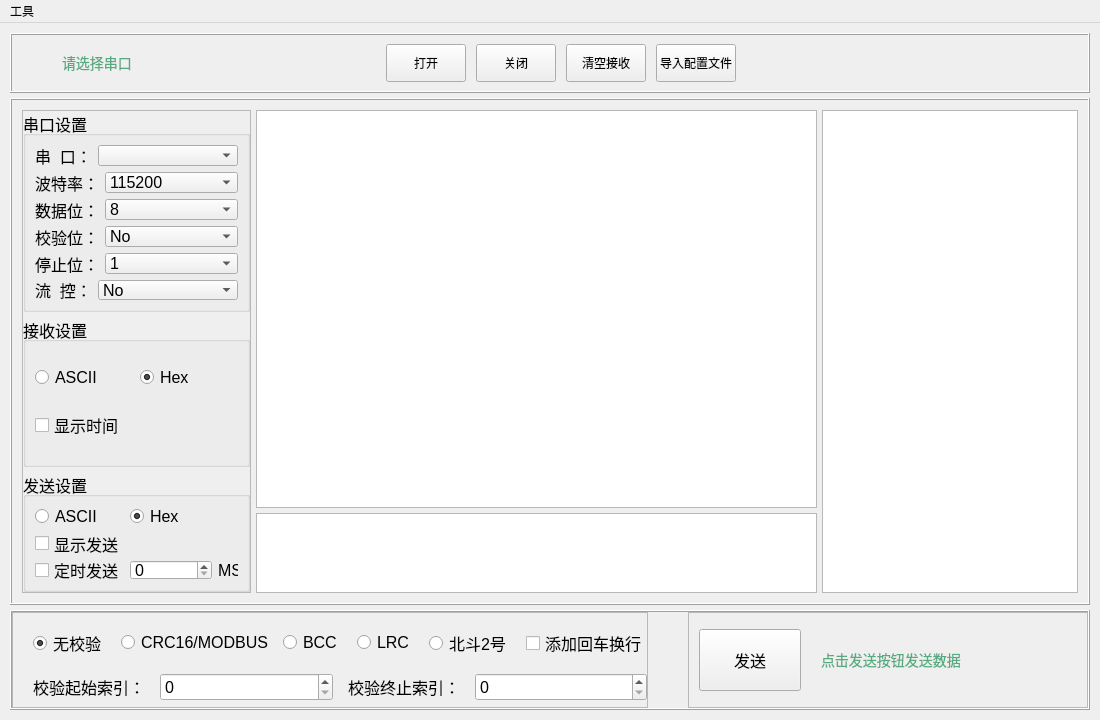
<?xml version="1.0" encoding="UTF-8"?>
<ui version="4.0">
 <class>MainWindow</class>
 <widget class="QMainWindow" name="MainWindow">
  <property name="geometry">
   <rect>
    <x>0</x>
    <y>0</y>
    <width>1100</width>
    <height>720</height>
   </rect>
  </property>
  <property name="sizePolicy">
   <sizepolicy hsizetype="Expanding" vsizetype="Expanding">
    <horstretch>0</horstretch>
    <verstretch>0</verstretch>
   </sizepolicy>
  </property>
  <property name="minimumSize">
   <size>
    <width>1100</width>
    <height>720</height>
   </size>
  </property>
  <property name="windowTitle">
   <string>串口通信工具</string>
  </property>
  <property name="windowIcon">
   <iconset resource="images.qrc">
    <normaloff>:/images/logo.ico</normaloff>:/images/logo.ico</iconset>
  </property>
  <property name="autoFillBackground">
   <bool>false</bool>
  </property>
  <widget class="QWidget" name="centralwidget">
   <property name="autoFillBackground">
    <bool>false</bool>
   </property>
   <layout class="QGridLayout" name="gridLayout_2">
    <property name="leftMargin">
     <number>10</number>
    </property>
    <property name="topMargin">
     <number>10</number>
    </property>
    <property name="rightMargin">
     <number>10</number>
    </property>
    <property name="bottomMargin">
     <number>10</number>
    </property>
    <property name="spacing">
     <number>0</number>
    </property>
    <item row="3" column="0">
     <widget class="QStackedWidget" name="stackedWidget">
      <property name="currentIndex">
       <number>0</number>
      </property>
      <widget class="QWidget" name="serialPortPage">
       <layout class="QGridLayout" name="gridLayout_11">
        <property name="leftMargin">
         <number>0</number>
        </property>
        <property name="topMargin">
         <number>0</number>
        </property>
        <property name="rightMargin">
         <number>0</number>
        </property>
        <property name="bottomMargin">
         <number>0</number>
        </property>
        <property name="horizontalSpacing">
         <number>0</number>
        </property>
        <property name="verticalSpacing">
         <number>5</number>
        </property>
        <item row="0" column="0">
         <widget class="QFrame" name="frame">
          <property name="sizePolicy">
           <sizepolicy hsizetype="Preferred" vsizetype="Fixed">
            <horstretch>0</horstretch>
            <verstretch>0</verstretch>
           </sizepolicy>
          </property>
          <property name="minimumSize">
           <size>
            <width>0</width>
            <height>60</height>
           </size>
          </property>
          <property name="styleSheet">
           <string notr="true">QPushButton{
	min-width:60px;
	min-height:30px;

}</string>
          </property>
          <property name="frameShape">
           <enum>QFrame::Box</enum>
          </property>
          <property name="frameShadow">
           <enum>QFrame::Raised</enum>
          </property>
          <layout class="QGridLayout" name="gridLayout_5">
           <property name="leftMargin">
            <number>0</number>
           </property>
           <property name="topMargin">
            <number>0</number>
           </property>
           <property name="rightMargin">
            <number>0</number>
           </property>
           <property name="bottomMargin">
            <number>0</number>
           </property>
           <property name="horizontalSpacing">
            <number>10</number>
           </property>
           <property name="verticalSpacing">
            <number>0</number>
           </property>
           <item row="0" column="3">
            <widget class="QPushButton" name="openBtn">
             <property name="enabled">
              <bool>true</bool>
             </property>
             <property name="cursor">
              <cursorShape>PointingHandCursor</cursorShape>
             </property>
             <property name="text">
              <string>打开</string>
             </property>
            </widget>
           </item>
           <item row="0" column="0">
            <spacer name="horizontalSpacer">
             <property name="orientation">
              <enum>Qt::Horizontal</enum>
             </property>
             <property name="sizeType">
              <enum>QSizePolicy::Fixed</enum>
             </property>
             <property name="sizeHint" stdset="0">
              <size>
               <width>50</width>
               <height>20</height>
              </size>
             </property>
            </spacer>
           </item>
           <item row="0" column="1">
            <widget class="QLabel" name="portStatusLabel">
             <property name="minimumSize">
              <size>
               <width>150</width>
               <height>0</height>
              </size>
             </property>
             <property name="styleSheet">
              <string notr="true">font-size:14px;
color: rgb(85, 170, 127);</string>
             </property>
             <property name="text">
              <string>请选择串口</string>
             </property>
            </widget>
           </item>
           <item row="0" column="4">
            <widget class="QPushButton" name="closeBtn">
             <property name="cursor">
              <cursorShape>PointingHandCursor</cursorShape>
             </property>
             <property name="text">
              <string>关闭</string>
             </property>
            </widget>
           </item>
           <item row="0" column="6">
            <widget class="QPushButton" name="importConfigBtn">
             <property name="cursor">
              <cursorShape>PointingHandCursor</cursorShape>
             </property>
             <property name="text">
              <string>导入配置文件</string>
             </property>
            </widget>
           </item>
           <item row="0" column="7">
            <spacer name="horizontalSpacer_2">
             <property name="orientation">
              <enum>Qt::Horizontal</enum>
             </property>
             <property name="sizeHint" stdset="0">
              <size>
               <width>352</width>
               <height>20</height>
              </size>
             </property>
            </spacer>
           </item>
           <item row="0" column="5">
            <widget class="QPushButton" name="clearReceiveBtn">
             <property name="cursor">
              <cursorShape>PointingHandCursor</cursorShape>
             </property>
             <property name="text">
              <string>清空接收</string>
             </property>
            </widget>
           </item>
           <item row="0" column="2">
            <spacer name="horizontalSpacer_3">
             <property name="orientation">
              <enum>Qt::Horizontal</enum>
             </property>
             <property name="sizeHint" stdset="0">
              <size>
               <width>40</width>
               <height>20</height>
              </size>
             </property>
            </spacer>
           </item>
          </layout>
         </widget>
        </item>
        <item row="1" column="0">
         <widget class="QFrame" name="frame_5">
          <property name="sizePolicy">
           <sizepolicy hsizetype="Expanding" vsizetype="Expanding">
            <horstretch>0</horstretch>
            <verstretch>0</verstretch>
           </sizepolicy>
          </property>
          <property name="frameShape">
           <enum>QFrame::Box</enum>
          </property>
          <property name="frameShadow">
           <enum>QFrame::Raised</enum>
          </property>
          <layout class="QGridLayout" name="gridLayout">
           <property name="leftMargin">
            <number>10</number>
           </property>
           <property name="topMargin">
            <number>10</number>
           </property>
           <property name="rightMargin">
            <number>10</number>
           </property>
           <property name="bottomMargin">
            <number>10</number>
           </property>
           <property name="spacing">
            <number>5</number>
           </property>
           <item row="0" column="0" rowspan="2">
            <widget class="QFrame" name="frame_2">
             <property name="sizePolicy">
              <sizepolicy hsizetype="Fixed" vsizetype="Preferred">
               <horstretch>0</horstretch>
               <verstretch>0</verstretch>
              </sizepolicy>
             </property>
             <property name="minimumSize">
              <size>
               <width>200</width>
               <height>0</height>
              </size>
             </property>
             <property name="frameShape">
              <enum>QFrame::StyledPanel</enum>
             </property>
             <property name="frameShadow">
              <enum>QFrame::Raised</enum>
             </property>
             <layout class="QGridLayout" name="gridLayout_3">
              <property name="leftMargin">
               <number>0</number>
              </property>
              <property name="topMargin">
               <number>0</number>
              </property>
              <property name="rightMargin">
               <number>0</number>
              </property>
              <property name="bottomMargin">
               <number>0</number>
              </property>
              <property name="horizontalSpacing">
               <number>0</number>
              </property>
              <property name="verticalSpacing">
               <number>5</number>
              </property>
              <item row="0" column="0">
               <widget class="QGroupBox" name="groupBox_2">
                <property name="sizePolicy">
                 <sizepolicy hsizetype="Expanding" vsizetype="Expanding">
                  <horstretch>0</horstretch>
                  <verstretch>0</verstretch>
                 </sizepolicy>
                </property>
                <property name="font">
                 <font>
                  <pointsize>12</pointsize>
                 </font>
                </property>
                <property name="title">
                 <string>串口设置</string>
                </property>
                <layout class="QGridLayout" name="gridLayout_4">
                 <item row="0" column="0">
                  <layout class="QFormLayout" name="formLayout">
                   <item row="0" column="0">
                    <widget class="QLabel" name="label_8">
                     <property name="text">
                      <string>串  口：</string>
                     </property>
                    </widget>
                   </item>
                   <item row="0" column="1">
                    <widget class="QComboBox" name="portBox"/>
                   </item>
                  </layout>
                 </item>
                 <item row="5" column="0">
                  <layout class="QFormLayout" name="formLayout_6">
                   <item row="0" column="0">
                    <widget class="QLabel" name="label_13">
                     <property name="text">
                      <string>流  控：</string>
                     </property>
                    </widget>
                   </item>
                   <item row="0" column="1">
                    <widget class="QComboBox" name="flowControlBox">
                     <item>
                      <property name="text">
                       <string>No</string>
                      </property>
                     </item>
                     <item>
                      <property name="text">
                       <string>hardware</string>
                      </property>
                     </item>
                     <item>
                      <property name="text">
                       <string>software</string>
                      </property>
                     </item>
                    </widget>
                   </item>
                  </layout>
                 </item>
                 <item row="2" column="0">
                  <layout class="QFormLayout" name="formLayout_3">
                   <item row="0" column="0">
                    <widget class="QLabel" name="label_10">
                     <property name="text">
                      <string>数据位：</string>
                     </property>
                    </widget>
                   </item>
                   <item row="0" column="1">
                    <widget class="QComboBox" name="dataBitBox">
                     <property name="currentIndex">
                      <number>3</number>
                     </property>
                     <item>
                      <property name="text">
                       <string>5</string>
                      </property>
                     </item>
                     <item>
                      <property name="text">
                       <string>6</string>
                      </property>
                     </item>
                     <item>
                      <property name="text">
                       <string>7</string>
                      </property>
                     </item>
                     <item>
                      <property name="text">
                       <string>8</string>
                      </property>
                     </item>
                    </widget>
                   </item>
                  </layout>
                 </item>
                 <item row="1" column="0">
                  <layout class="QFormLayout" name="formLayout_2">
                   <item row="0" column="0">
                    <widget class="QLabel" name="label_9">
                     <property name="text">
                      <string>波特率：</string>
                     </property>
                    </widget>
                   </item>
                   <item row="0" column="1">
                    <widget class="QComboBox" name="baudRateBox">
                     <property name="currentIndex">
                      <number>7</number>
                     </property>
                     <item>
                      <property name="text">
                       <string>1200</string>
                      </property>
                     </item>
                     <item>
                      <property name="text">
                       <string>2400</string>
                      </property>
                     </item>
                     <item>
                      <property name="text">
                       <string>4800</string>
                      </property>
                     </item>
                     <item>
                      <property name="text">
                       <string>9600</string>
                      </property>
                     </item>
                     <item>
                      <property name="text">
                       <string>19200</string>
                      </property>
                     </item>
                     <item>
                      <property name="text">
                       <string>38400</string>
                      </property>
                     </item>
                     <item>
                      <property name="text">
                       <string>57600</string>
                      </property>
                     </item>
                     <item>
                      <property name="text">
                       <string>115200</string>
                      </property>
                     </item>
                    </widget>
                   </item>
                  </layout>
                 </item>
                 <item row="4" column="0">
                  <layout class="QFormLayout" name="formLayout_5">
                   <item row="0" column="0">
                    <widget class="QLabel" name="label_12">
                     <property name="text">
                      <string>停止位：</string>
                     </property>
                    </widget>
                   </item>
                   <item row="0" column="1">
                    <widget class="QComboBox" name="stopBitBox">
                     <item>
                      <property name="text">
                       <string>1</string>
                      </property>
                     </item>
                     <item>
                      <property name="text">
                       <string>1.5</string>
                      </property>
                     </item>
                     <item>
                      <property name="text">
                       <string>2</string>
                      </property>
                     </item>
                    </widget>
                   </item>
                  </layout>
                 </item>
                 <item row="3" column="0">
                  <layout class="QFormLayout" name="formLayout_4">
                   <item row="0" column="0">
                    <widget class="QLabel" name="label_11">
                     <property name="text">
                      <string>校验位：</string>
                     </property>
                    </widget>
                   </item>
                   <item row="0" column="1">
                    <widget class="QComboBox" name="parityBox">
                     <item>
                      <property name="text">
                       <string>No</string>
                      </property>
                     </item>
                     <item>
                      <property name="text">
                       <string>Even</string>
                      </property>
                     </item>
                     <item>
                      <property name="text">
                       <string>Odd</string>
                      </property>
                     </item>
                     <item>
                      <property name="text">
                       <string>Space</string>
                      </property>
                     </item>
                     <item>
                      <property name="text">
                       <string>Mark</string>
                      </property>
                     </item>
                    </widget>
                   </item>
                  </layout>
                 </item>
                 <item row="6" column="0">
                  <spacer name="verticalSpacer">
                   <property name="orientation">
                    <enum>Qt::Vertical</enum>
                   </property>
                   <property name="sizeHint" stdset="0">
                    <size>
                     <width>20</width>
                     <height>40</height>
                    </size>
                   </property>
                  </spacer>
                 </item>
                </layout>
               </widget>
              </item>
              <item row="1" column="0">
               <widget class="QGroupBox" name="groupBox_3">
                <property name="sizePolicy">
                 <sizepolicy hsizetype="Expanding" vsizetype="Fixed">
                  <horstretch>0</horstretch>
                  <verstretch>0</verstretch>
                 </sizepolicy>
                </property>
                <property name="minimumSize">
                 <size>
                  <width>0</width>
                  <height>150</height>
                 </size>
                </property>
                <property name="font">
                 <font>
                  <pointsize>12</pointsize>
                 </font>
                </property>
                <property name="title">
                 <string>接收设置</string>
                </property>
                <layout class="QGridLayout" name="gridLayout_6">
                 <item row="0" column="0">
                  <widget class="QRadioButton" name="rASCIIRadioBtn">
                   <property name="cursor">
                    <cursorShape>PointingHandCursor</cursorShape>
                   </property>
                   <property name="text">
                    <string>ASCII</string>
                   </property>
                  </widget>
                 </item>
                 <item row="1" column="0">
                  <widget class="QCheckBox" name="showTimeBox">
                   <property name="cursor">
                    <cursorShape>PointingHandCursor</cursorShape>
                   </property>
                   <property name="text">
                    <string>显示时间</string>
                   </property>
                  </widget>
                 </item>
                 <item row="0" column="1">
                  <widget class="QRadioButton" name="rHexRadioBtn">
                   <property name="cursor">
                    <cursorShape>PointingHandCursor</cursorShape>
                   </property>
                   <property name="text">
                    <string>Hex</string>
                   </property>
                   <property name="checked">
                    <bool>true</bool>
                   </property>
                  </widget>
                 </item>
                </layout>
               </widget>
              </item>
              <item row="2" column="0">
               <widget class="QGroupBox" name="groupBox">
                <property name="sizePolicy">
                 <sizepolicy hsizetype="Expanding" vsizetype="Fixed">
                  <horstretch>0</horstretch>
                  <verstretch>0</verstretch>
                 </sizepolicy>
                </property>
                <property name="minimumSize">
                 <size>
                  <width>0</width>
                  <height>120</height>
                 </size>
                </property>
                <property name="font">
                 <font>
                  <pointsize>12</pointsize>
                 </font>
                </property>
                <property name="title">
                 <string>发送设置</string>
                </property>
                <layout class="QGridLayout" name="gridLayout_7">
                 <item row="2" column="0">
                  <widget class="QCheckBox" name="timerSendBox">
                   <property name="cursor">
                    <cursorShape>PointingHandCursor</cursorShape>
                   </property>
                   <property name="text">
                    <string>定时发送</string>
                   </property>
                  </widget>
                 </item>
                 <item row="2" column="1">
                  <widget class="QSpinBox" name="timerSendSpinBox">
                   <property name="cursor">
                    <cursorShape>IBeamCursor</cursorShape>
                   </property>
                   <property name="maximum">
                    <number>999999999</number>
                   </property>
                  </widget>
                 </item>
                 <item row="2" column="2">
                  <widget class="QLabel" name="label_14">
                   <property name="sizePolicy">
                    <sizepolicy hsizetype="Fixed" vsizetype="Preferred">
                     <horstretch>0</horstretch>
                     <verstretch>0</verstretch>
                    </sizepolicy>
                   </property>
                   <property name="maximumSize">
                    <size>
                     <width>20</width>
                     <height>16777215</height>
                    </size>
                   </property>
                   <property name="text">
                    <string>MS</string>
                   </property>
                  </widget>
                 </item>
                 <item row="0" column="0">
                  <widget class="QRadioButton" name="sASCIIRadioBtn">
                   <property name="cursor">
                    <cursorShape>PointingHandCursor</cursorShape>
                   </property>
                   <property name="text">
                    <string>ASCII</string>
                   </property>
                  </widget>
                 </item>
                 <item row="0" column="1">
                  <widget class="QRadioButton" name="sHexRadioBtn">
                   <property name="cursor">
                    <cursorShape>PointingHandCursor</cursorShape>
                   </property>
                   <property name="text">
                    <string>Hex</string>
                   </property>
                   <property name="checked">
                    <bool>true</bool>
                   </property>
                  </widget>
                 </item>
                 <item row="1" column="0">
                  <widget class="QCheckBox" name="showSendDataBox">
                   <property name="text">
                    <string>显示发送</string>
                   </property>
                  </widget>
                 </item>
                </layout>
               </widget>
              </item>
             </layout>
            </widget>
           </item>
           <item row="0" column="2" rowspan="2">
            <widget class="QTreeView" name="frameTreeView">
             <property name="sizePolicy">
              <sizepolicy hsizetype="Fixed" vsizetype="Expanding">
               <horstretch>0</horstretch>
               <verstretch>0</verstretch>
              </sizepolicy>
             </property>
             <property name="maximumSize">
              <size>
               <width>300</width>
               <height>16777215</height>
              </size>
             </property>
             <property name="editTriggers">
              <set>QAbstractItemView::NoEditTriggers</set>
             </property>
            </widget>
           </item>
           <item row="0" column="1">
            <widget class="QPlainTextEdit" name="receiveTextEdit">
             <property name="font">
              <font>
               <pointsize>12</pointsize>
              </font>
             </property>
            </widget>
           </item>
           <item row="1" column="1">
            <widget class="QPlainTextEdit" name="sendTextEdit">
             <property name="sizePolicy">
              <sizepolicy hsizetype="Expanding" vsizetype="Fixed">
               <horstretch>0</horstretch>
               <verstretch>0</verstretch>
              </sizepolicy>
             </property>
             <property name="maximumSize">
              <size>
               <width>16777215</width>
               <height>80</height>
              </size>
             </property>
             <property name="font">
              <font>
               <pointsize>12</pointsize>
              </font>
             </property>
            </widget>
           </item>
          </layout>
         </widget>
        </item>
        <item row="2" column="0">
         <widget class="QFrame" name="frame_6">
          <property name="sizePolicy">
           <sizepolicy hsizetype="Preferred" vsizetype="Fixed">
            <horstretch>0</horstretch>
            <verstretch>0</verstretch>
           </sizepolicy>
          </property>
          <property name="minimumSize">
           <size>
            <width>0</width>
            <height>100</height>
           </size>
          </property>
          <property name="maximumSize">
           <size>
            <width>16777215</width>
            <height>100</height>
           </size>
          </property>
          <property name="font">
           <font>
            <pointsize>12</pointsize>
           </font>
          </property>
          <property name="frameShape">
           <enum>QFrame::Box</enum>
          </property>
          <property name="frameShadow">
           <enum>QFrame::Raised</enum>
          </property>
          <layout class="QGridLayout" name="gridLayout_9">
           <property name="leftMargin">
            <number>0</number>
           </property>
           <property name="topMargin">
            <number>0</number>
           </property>
           <property name="rightMargin">
            <number>0</number>
           </property>
           <property name="bottomMargin">
            <number>0</number>
           </property>
           <property name="horizontalSpacing">
            <number>40</number>
           </property>
           <item row="0" column="0">
            <widget class="QFrame" name="frame_3">
             <property name="frameShape">
              <enum>QFrame::StyledPanel</enum>
             </property>
             <property name="frameShadow">
              <enum>QFrame::Raised</enum>
             </property>
             <layout class="QGridLayout" name="gridLayout_8">
              <property name="leftMargin">
               <number>20</number>
              </property>
              <property name="topMargin">
               <number>15</number>
              </property>
              <property name="rightMargin">
               <number>0</number>
              </property>
              <property name="bottomMargin">
               <number>0</number>
              </property>
              <property name="spacing">
               <number>15</number>
              </property>
              <item row="0" column="0" colspan="2">
               <layout class="QHBoxLayout" name="horizontalLayout">
                <item>
                 <widget class="QRadioButton" name="noCheckRadioBtn">
                  <property name="cursor">
                   <cursorShape>PointingHandCursor</cursorShape>
                  </property>
                  <property name="text">
                   <string>无校验</string>
                  </property>
                  <property name="checked">
                   <bool>true</bool>
                  </property>
                 </widget>
                </item>
                <item>
                 <widget class="QRadioButton" name="crc16modbusCheckRadioBtn">
                  <property name="cursor">
                   <cursorShape>PointingHandCursor</cursorShape>
                  </property>
                  <property name="text">
                   <string>CRC16/MODBUS</string>
                  </property>
                 </widget>
                </item>
                <item>
                 <widget class="QRadioButton" name="bccCheckRadioBtn">
                  <property name="cursor">
                   <cursorShape>PointingHandCursor</cursorShape>
                  </property>
                  <property name="text">
                   <string>BCC</string>
                  </property>
                 </widget>
                </item>
                <item>
                 <widget class="QRadioButton" name="lrcRadioButton">
                  <property name="text">
                   <string>LRC</string>
                  </property>
                 </widget>
                </item>
                <item>
                 <widget class="QRadioButton" name="bd2CheckRadioBtn">
                  <property name="cursor">
                   <cursorShape>PointingHandCursor</cursorShape>
                  </property>
                  <property name="text">
                   <string>北斗2号</string>
                  </property>
                 </widget>
                </item>
                <item>
                 <widget class="QCheckBox" name="addNewLineCheckBox">
                  <property name="cursor">
                   <cursorShape>PointingHandCursor</cursorShape>
                  </property>
                  <property name="text">
                   <string>添加回车换行</string>
                  </property>
                 </widget>
                </item>
               </layout>
              </item>
              <item row="1" column="0">
               <layout class="QFormLayout" name="formLayout_7">
                <item row="0" column="0">
                 <widget class="QLabel" name="label">
                  <property name="text">
                   <string>校验起始索引：</string>
                  </property>
                 </widget>
                </item>
                <item row="0" column="1">
                 <widget class="QSpinBox" name="checkBeginSpinBox">
                  <property name="cursor">
                   <cursorShape>IBeamCursor</cursorShape>
                  </property>
                  <property name="maximum">
                   <number>999999999</number>
                  </property>
                 </widget>
                </item>
               </layout>
              </item>
              <item row="1" column="1">
               <layout class="QFormLayout" name="formLayout_8">
                <item row="0" column="0">
                 <widget class="QLabel" name="label_2">
                  <property name="text">
                   <string>校验终止索引：</string>
                  </property>
                 </widget>
                </item>
                <item row="0" column="1">
                 <widget class="QSpinBox" name="checkEndSpinBox">
                  <property name="cursor">
                   <cursorShape>IBeamCursor</cursorShape>
                  </property>
                  <property name="maximum">
                   <number>999999999</number>
                  </property>
                 </widget>
                </item>
               </layout>
              </item>
              <item row="1" column="2">
               <spacer name="horizontalSpacer_4">
                <property name="orientation">
                 <enum>Qt::Horizontal</enum>
                </property>
                <property name="sizeHint" stdset="0">
                 <size>
                  <width>65</width>
                  <height>20</height>
                 </size>
                </property>
               </spacer>
              </item>
             </layout>
            </widget>
           </item>
           <item row="0" column="1">
            <widget class="QFrame" name="frame_4">
             <property name="sizePolicy">
              <sizepolicy hsizetype="Fixed" vsizetype="Preferred">
               <horstretch>0</horstretch>
               <verstretch>0</verstretch>
              </sizepolicy>
             </property>
             <property name="minimumSize">
              <size>
               <width>400</width>
               <height>0</height>
              </size>
             </property>
             <property name="maximumSize">
              <size>
               <width>400</width>
               <height>16777215</height>
              </size>
             </property>
             <property name="frameShape">
              <enum>QFrame::StyledPanel</enum>
             </property>
             <property name="frameShadow">
              <enum>QFrame::Raised</enum>
             </property>
             <layout class="QGridLayout" name="gridLayout_10">
              <property name="leftMargin">
               <number>10</number>
              </property>
              <property name="topMargin">
               <number>10</number>
              </property>
              <property name="rightMargin">
               <number>10</number>
              </property>
              <property name="bottomMargin">
               <number>10</number>
              </property>
              <property name="horizontalSpacing">
               <number>20</number>
              </property>
              <property name="verticalSpacing">
               <number>0</number>
              </property>
              <item row="0" column="0">
               <widget class="QPushButton" name="sendDataBtn">
                <property name="cursor">
                 <cursorShape>PointingHandCursor</cursorShape>
                </property>
                <property name="styleSheet">
                 <string notr="true">max-height:60px;
max-width:100px;
font-size:16px;</string>
                </property>
                <property name="text">
                 <string>发送</string>
                </property>
                <property name="checkable">
                 <bool>true</bool>
                </property>
               </widget>
              </item>
              <item row="0" column="1">
               <widget class="QLabel" name="sendMsgLabel">
                <property name="styleSheet">
                 <string notr="true">font-size:14px;
color: rgb(85, 170, 127);</string>
                </property>
                <property name="text">
                 <string>点击发送按钮发送数据</string>
                </property>
               </widget>
              </item>
             </layout>
            </widget>
           </item>
          </layout>
         </widget>
        </item>
       </layout>
      </widget>
      <widget class="QWidget" name="page_2"/>
     </widget>
    </item>
   </layout>
  </widget>
  <widget class="QMenuBar" name="menuBar">
   <property name="geometry">
    <rect>
     <x>0</x>
     <y>0</y>
     <width>1100</width>
     <height>23</height>
    </rect>
   </property>
   <widget class="QMenu" name="menu_2">
    <property name="title">
     <string>工具</string>
    </property>
    <addaction name="serialPortAction"/>
   </widget>
   <addaction name="menu_2"/>
  </widget>
  <action name="serialPortAction">
   <property name="text">
    <string>串口</string>
   </property>
   <property name="font">
    <font>
     <pointsize>9</pointsize>
     <stylestrategy>PreferAntialias</stylestrategy>
    </font>
   </property>
  </action>
 </widget>
 <resources>
  <include location="images.qrc"/>
  <include location="images.qrc"/>
 </resources>
 <connections/>
</ui>
